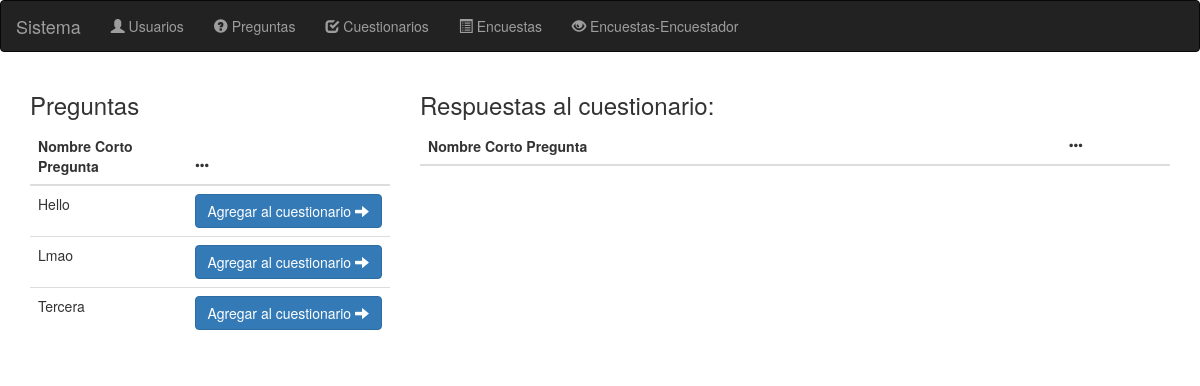
The page /cuestionario/preguntas/1 on the database as committed earlier.
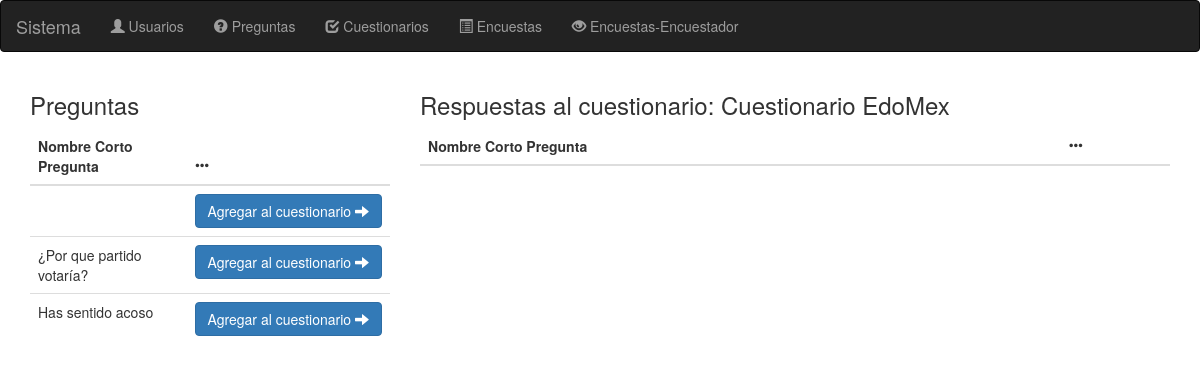
The same page on the database as committed later.
### tables this page shows
CREATE TABLE IF NOT EXISTS `pregunta` (
  `idPregunta` int(11) NOT NULL AUTO_INCREMENT,
  `nombreCortoPregunta` varchar(200) NOT NULL,
  `descripcionPregunta` varchar(4000) NOT NULL,
  PRIMARY KEY (`idPregunta`)
);

CREATE TABLE IF NOT EXISTS `cuestionario` (
  `idCuestionario` int(11) NOT NULL AUTO_INCREMENT,
  `nombreCuestionario` varchar(600) NOT NULL,
  PRIMARY KEY (`idCuestionario`)
);

### application/controllers/cuestionario.php (called while the page is built, shortened)
<?php if ( ! defined('BASEPATH')) exit('No direct script access allowed');
class Cuestionario extends CI_Controller {
    function __construct() {
        $this->load->helper('url');
        $this->load->helper('form');
        $this->load->model('modelo_cuestionario');
    }
    function preguntas() {
        $idCuestionario = $this->uri->segment(3);
        $cuestionario = $this->modelo_cuestionario->obtener($idCuestionario);
        $preguntas = $this->modelo_cuestionario->obtenerPreguntas($idCuestionario);
        $preguntasRestantes = $this->modelo_cuestionario->obtenerPreguntasRestantes($idCuestionario);
        $data = array(
            'id' => $idCuestionario,
            'cuestionario' => $cuestionario,
            'preguntas' => $preguntas,
            'preguntasRestantes' => $preguntasRestantes);
        $this->load->view('headers');
        $this->load->view('navbar');
        if ($cuestionario == false || $preguntas == false) {
            echo 'Error al consultar la base de datos';
        } else {
            $this->load->view('cuestionario/listaPreguntas', $data);
        }
        $this->load->view('footer');
    }
}

### index.php (called while the page is built, shortened)
<?php
require_once BASEPATH.'core/CodeIgniter.php';

### application/models/modelo_cuestionario.php (called while the page is built, shortened)
<?php if (!defined('BASEPATH')) exit('No direct script access allowed');
class modelo_cuestionario extends CI_Model
{
    function obtener($id)
    {
        try {
            return $this->db->get_where('cuestionario', array('idCuestionario' => $id));
        } catch (Exception $ex) {
            return false;
        }
    }
    function obtenerPreguntas($idCuestionario)
    {
        try {
            $this->db->select('*');
            $this->db->from('pregunta_cuestionario');
            $this->db->order_by('secuencia', 'asc');
            $this->db->where('idCuestionario', $idCuestionario);
            $this->db->join('pregunta', 'pregunta_cuestionario.idPregunta = pregunta.idPregunta');
            return $this->db->get();
        } catch (Exception $ex) {
            return false;
        }
    }
    function obtenerPreguntasRestantes($idCuestionario)
    {
        $this->db->select('*');
        $this->db->from('pregunta');
        $this->db->where("idPregunta NOT IN (SELECT idPregunta FROM pregunta_cuestionario WHERE idCuestionario = " . $this->db->escape($idCuestionario) . ")", NULL, FALSE);
        $query = $this->db->get();
        return $query;
    }
}

### application/views/cuestionario/listaPreguntas.php (the view, shortened to what this page needs)
<div class="container">
<div class="row">
<div class="col-md-4">
    <h3>Preguntas</h3>
    <table class="table">
        <thead>
            <tr>
                <th>Nombre Corto Pregunta</th>
                <th><span class="glyphicon glyphicon-option-horizontal"></span></th>
            </tr>
        </thead>
        <tbody>
<?php
    foreach ($preguntasRestantes->result() as $row) {
        ?>
            <tr>
                <td><?= $row->nombreCortoPregunta ?></td>
                <td>
                    <a href="<?= base_url('/cuestionario/agregarPregunta/'.$id.'/'.$row->idPregunta) ?>" class="btn btn-primary">Agregar al cuestionario <span class="glyphicon glyphicon-arrow-right"></span></a>
                </td>
            </tr>
        <?php
    }
?>
    </tbody>
    </table>
</div>
<div class="col-md-8">
    <h3>Respuestas al cuestionario: <?= $cuestionario->result()[0]->nombreCuestionario ?></h3>
    <table class="table">
        <thead>
            <tr>
                <th>Nombre Corto Pregunta</th>
                <th><span class="glyphicon glyphicon-option-horizontal"></span></th>
            </tr>
        </thead>
    </table>
</div>
</div>
</div>

Rows that differ between the two databases and show on the page:
removed pregunta: nombreCortoPregunta "Lmao"
removed pregunta: nombreCortoPregunta "Tercera"
changed pregunta (number 1 of 3 on the later page): nombreCortoPregunta "Hello" → (not shown)
added pregunta: nombreCortoPregunta "¿Por que partido votaría?"
added pregunta: nombreCortoPregunta "Has sentido acoso"
now on this page (row edited): cuestionario: nombreCuestionario "Cuestionario EdoMex"
